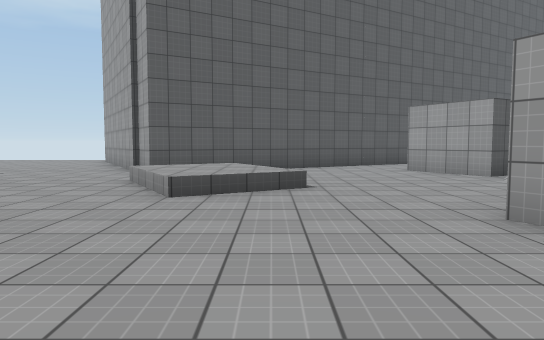
[1] (above)

17 first-person views from a walk through a scene from a Unity 3-D project. The camera is 1.3 m above the floor, tilts 4° down and sees 70° across. The floor is counted in squares, 2 m on a side. Each view is taken from the middle of a square. On the plan, view 1 faces up. The plan holds only what a view shows up to about 11 squares ahead; the rest is blank. The place goes on beyond the plan. The player character is not drawn. Surface patterns are stand-ins for the level's own textures.

[2]
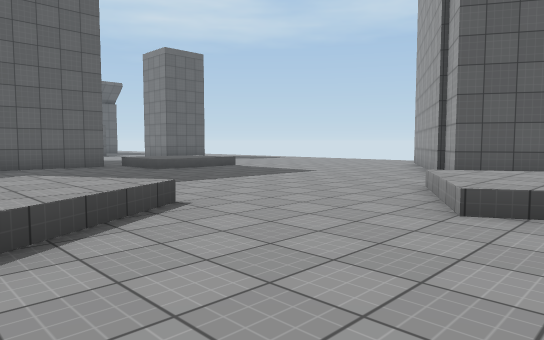

[3]
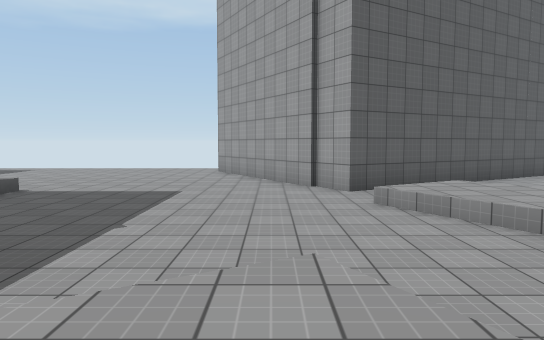

[4]
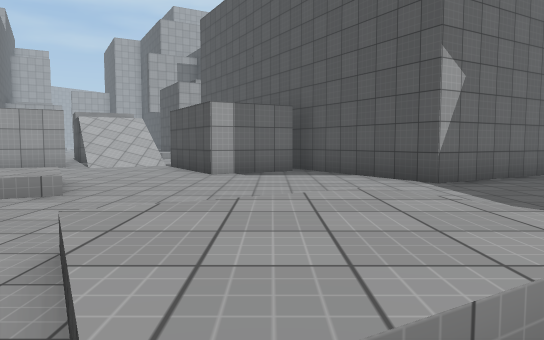

[5]
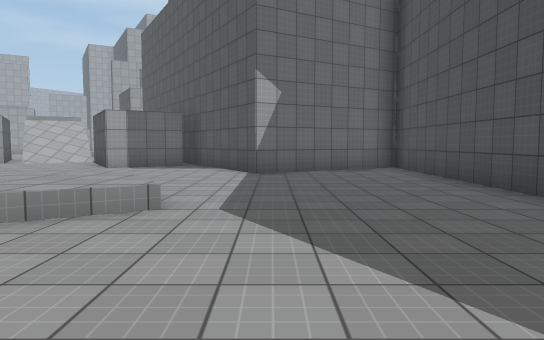

[6]
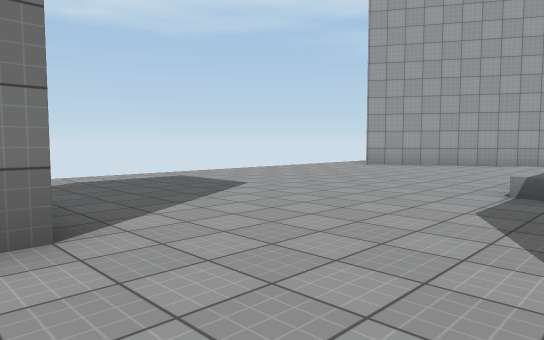

[7]
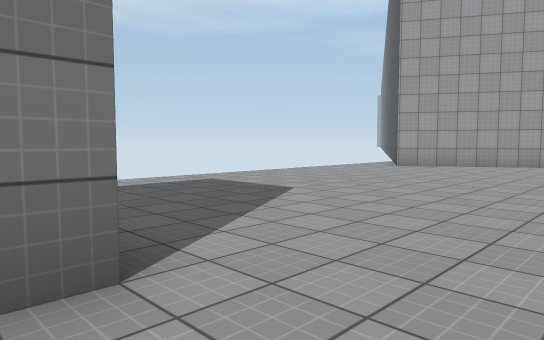

[8]
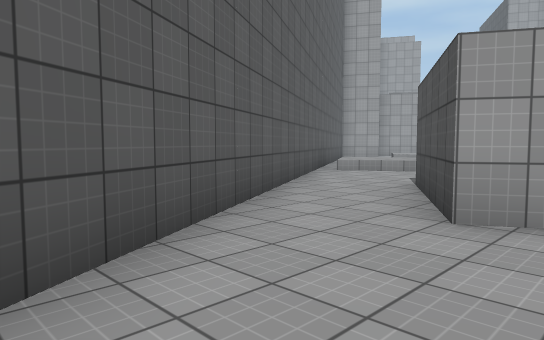

[9]
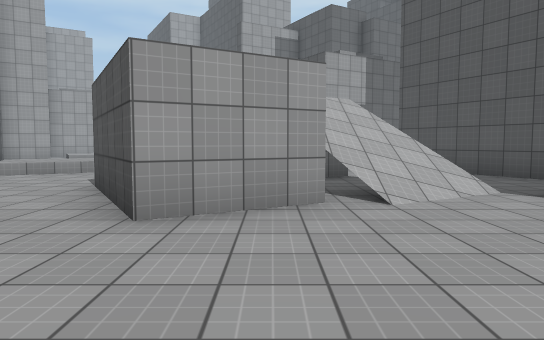

[10]
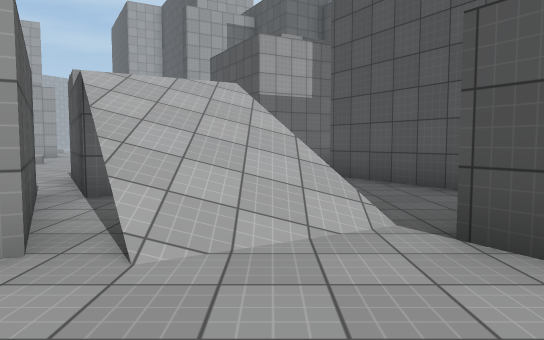

[11]
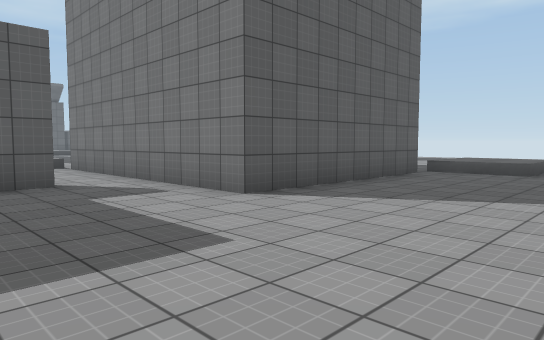

[12]
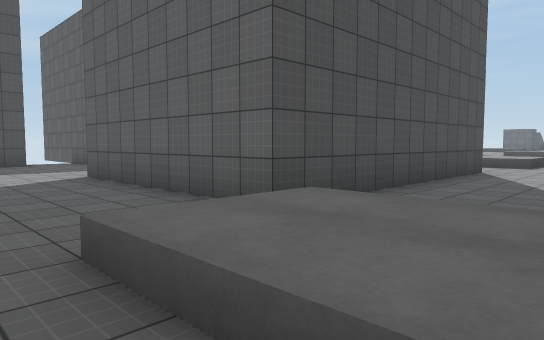

[13]
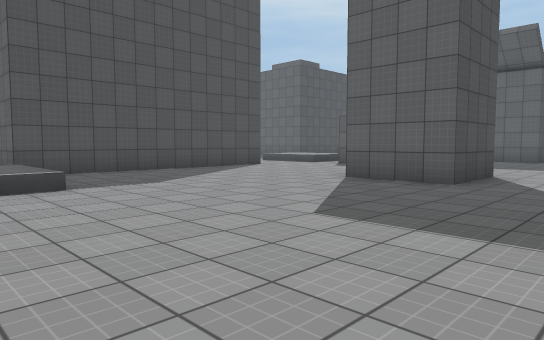

[14]
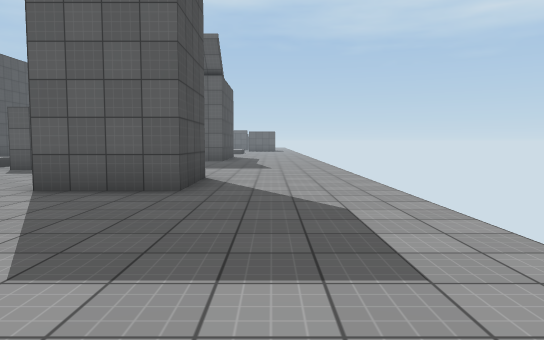

[15]
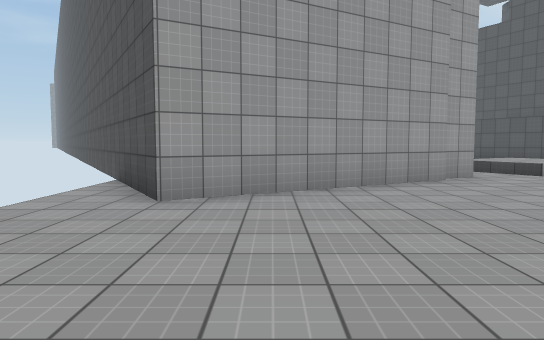

[16]
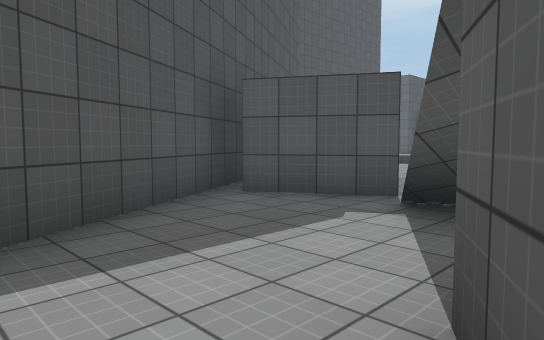

[17]
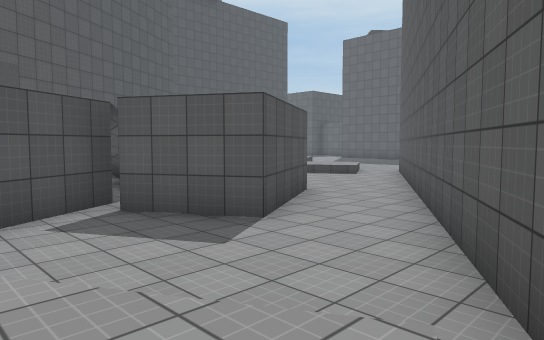

### Floor plan
Key: @ floor where view 1 was taken; # wall or solid block; . main floor; : floor 0.5 m higher than the main floor; / step, stairs or slope.
Columns run from 17 left of view 1 to 9 right of it. Each row starts with its distance up from view 1.
 15              #          ###
 14 .............#         ##//
 13 ............##       ###./:
 12 ............##     ###....:
 11 ##...........#    ##......
 10  #...........## ###...##...
  9 ..............###....###.##
  8 ....../:/....../.....#####
  7 ....../:/....../:/...///.#.
  6 ......///....../:/....//#..
  5 #######.........//..../....
  4       #.............###..##
  3       #... ../.....####.##
  2       #... ./:/.....#####
  1 #######... ./:/.....##
  0 ............./...@###
 -1   ................#
 -2     #.............##
 -3      ..............#
 -4       ..     ......#
 -5        #      ######

Positions as (right, up) in squares from view 1, and headings:
1: (0, 0), facing up
2: (0, 1), facing up-left
3: (-4, 1), facing up
4: (-6, 2), facing right
5: (-8, -1), facing right
6: (-16, 7), facing up-right
7: (-16, 8), facing up-right
8: (0, 8), facing up-right
9: (0, 8), facing right
10: (2, 6), facing right
11: (-7, -3), facing up-left
12: (-8, 8), facing down-left
13: (-9, 14), facing down-left
14: (-10, 13), facing left
15: (-10, 12), facing right
16: (9, 7), facing down-left
17: (9, 14), facing down-left
